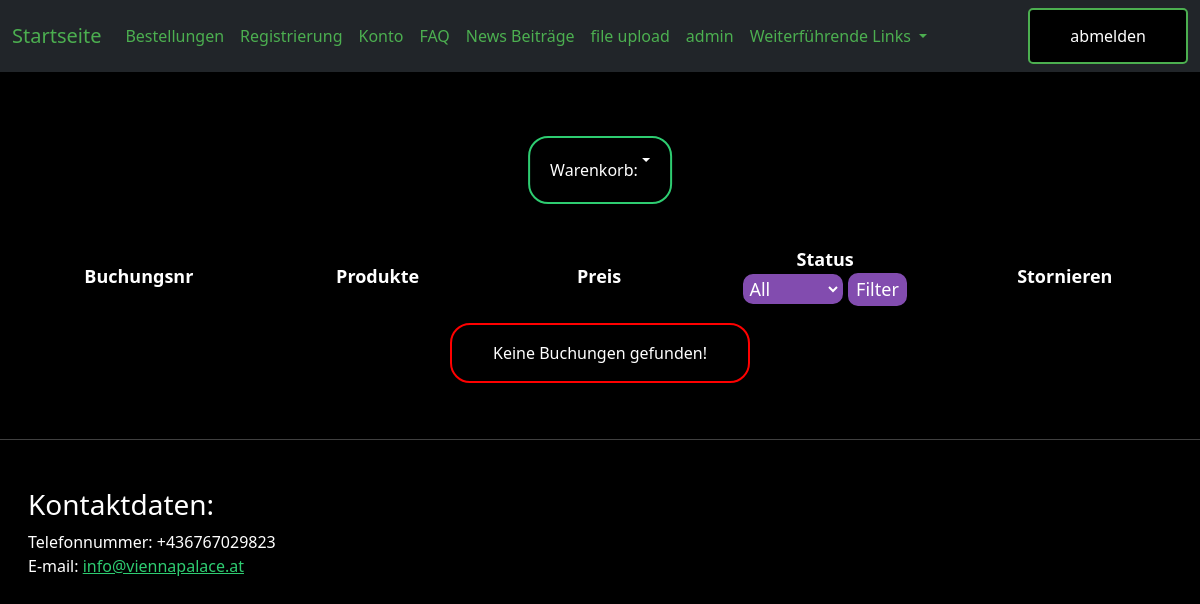
The page /zimmer_reservieren/new_sales_anzeigen.php (signed in) on the database as committed earlier.
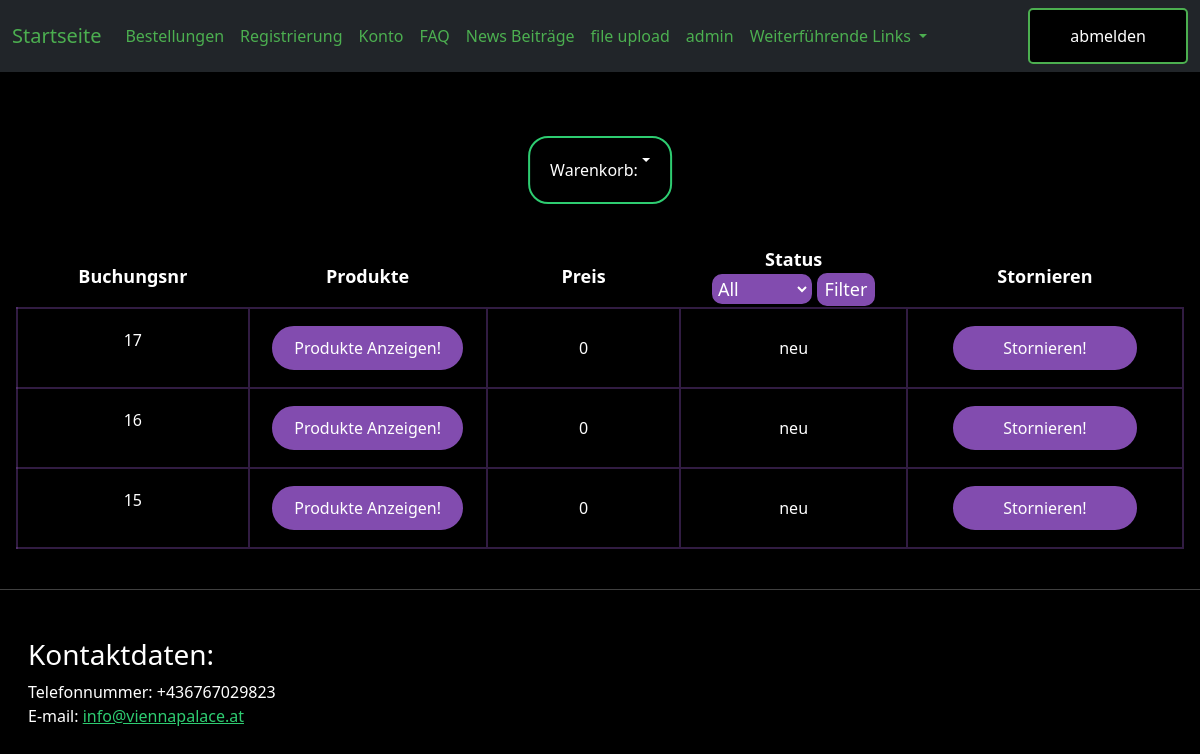
The same page on the database as committed later.
### tables this page shows
CREATE TABLE `bestellungen` (
  `id` int(11) NOT NULL,
  `bestellung_erstellen_fk` int(11) NOT NULL,
  `person_fk` int(11) NOT NULL,
  `status` text NOT NULL DEFAULT 'neu',
  `preis` int(11) NOT NULL
);

### zimmer_reservieren/new_sales_anzeigen.php (the view, shortened to what this page needs)
<?php
include "bestellungen_main.php";
?>
<!doctype html>
<html lang="en">
<head>
</head>
<body>
<table class="mx-3">
    <tr>
        <th class="th">Buchungsnr</th>
        <th class="th">Produkte</th>
        <th class="th">Preis</th>
        <th class="th">Status
            <form method="post" action="">
                <select name="status_filter" class="dropdown_filter" id="status_filter">
                    <option value="" <?php if(!isset($_POST['status_filter'])) echo 'selected';?>>All</option>
                </select>
                <input type="submit" class="dropdown_submit" value="Filter">
            </form>
        </th>
        <th class="th">Stornieren</th>
    </tr>
    <?php
    $current_user_id = $_SESSION["user_id"];
    include "../0include/dbaccess.php";
    $sql_bestellungen = "SELECT * FROM `bestellungen` WHERE `person_fk` = '$current_user_id' ORDER BY id desc";
    $result_bestellungen = mysqli_query($db_obj, $sql_bestellungen);
    if (mysqli_num_rows($result_bestellungen) > 0) {
        while ($row_bestellungen = mysqli_fetch_assoc($result_bestellungen)) {
            $productData = array();
            $bestellung_erstellen_fk = $row_bestellungen['bestellung_erstellen_fk'];
            $sql_bestellung_erstellen = "SELECT * FROM `bestellung_erstellen` WHERE `id` = $bestellung_erstellen_fk";
            $result_bestellung_erstellen = mysqli_query($db_obj, $sql_bestellung_erstellen);
            $row_bestellung_erstellen = mysqli_fetch_assoc($result_bestellung_erstellen);
            for ($i = 1; $i <= 10; $i++) {
                $produkt_fk = $row_bestellung_erstellen["produkt_" . $i];
                if ($produkt_fk === null) {
                    break;
                }
                $sql_produkte = "SELECT * FROM produkte WHERE id = $produkt_fk";
                $result_produkte = mysqli_query($db_obj, $sql_produkte);
                $row_produkte = mysqli_fetch_assoc($result_produkte);
                $productData[] = array(
                    'name' => $row_produkte['name'],
                    'price' => $row_produkte['preis']
                );
            }
            $json = json_encode($productData);
            echo "<form>";
            echo "<tr class='my_tr text-center'>";
            echo "<td><p>$row_bestellungen[id]</p></td>";
            echo "<td><button class='collapse-btn button_2  py-2 my-3' data-product-data='" . htmlspecialchars($json, ENT_QUOTES, 'UTF-8') . "'>Produkte Anzeigen!</button></td>";
            echo "<td class='text-center right_border'>" . $row_bestellungen["preis"] . "</td>";
            echo "<td class='text-center right_border'>" . $row_bestellungen["status"] . "</td>";
            echo "<td>";
            echo "<button type='submit' class='button_2 py-2 my-3 px-5' onclick='delete_row(this) '>Stornieren!</button>";
            echo "</td>";
            echo "</tr>";
            echo "</form>";
        }
    }else {
        echo "</table>";
        echo "<div class='warnung py-3 my-3'>";
        echo "Keine Buchungen gefunden!";
        echo "</div>";
    }
    ?>
</table>
</body>
<?php
include_once "../0include/footer.php"
?>
</html>

Rows that differ between the two databases and show on the page:
added bestellungen: id "17", preis "0", status "neu"
added bestellungen: id "16", preis "0", status "neu"
added bestellungen: id "15", preis "0", status "neu"
Other text that changed with them:
text no longer shown: "Keine Buchungen gefunden!"
